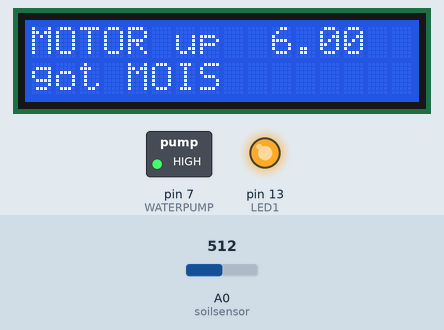
The sketch below on a simulated Arduino Uno, built with avr-gcc and run on an emulated ATmega328P. On the bench: 16×2 character LCD, switched loads named in the sketch (green lamp = pin HIGH), output pins drawn as LEDs (lit = HIGH). The inputs (shaded band) are chosen by the test bench; at power-on: A0 (soilsensor) = 512. What the sketch prints to the serial monitor is not drawn.

Above: at 1.6 s.
1.7 s: A0 (soilsensor) set to 398
At 4.3 s:
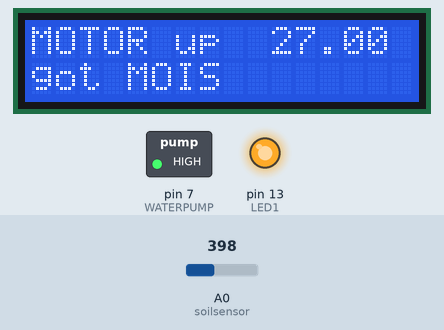
4.6 s: A0 (soilsensor) set to 378
At 7.2 s:
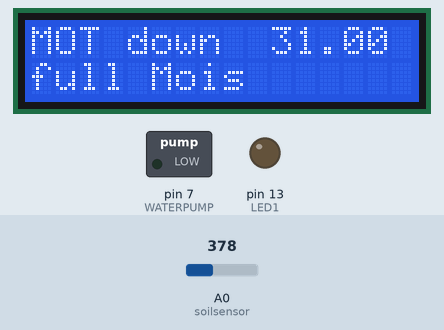
7.6 s: A0 (soilsensor) set to 511
At 9.5 s:
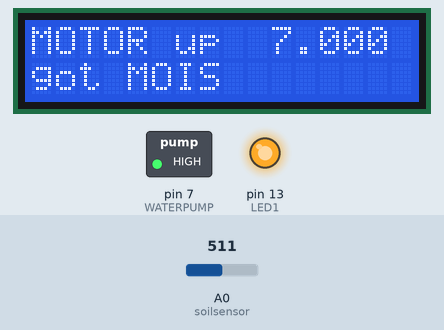
Timing chart, 0 to 11.0 s (numbered marks = the images above; inputs shaded):
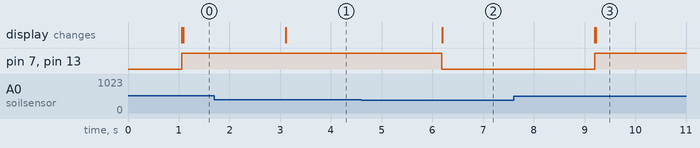

The sketch:

soil_moisture.ino
```cpp
//#include <NewPing.h>
#include <LiquidCrystal.h>

const int rs=12, en=11, d4=5, d5=4, d6=3, d7=2;
LiquidCrystal lcd(rs, en, d4, d5, d6, d7);

int WATERPUMP=7;
 float soilsensor=A0;
float output_value;
int LED1=13;
//int sensor_value=250;
float sensor_value=250;
// NewPing sonar(sensor_value);

void setup() {

  lcd.begin(16,2);
    Serial.begin(9600);
    //Serial.println("READING FROM THE SENSOR..");
  //delay(2000);
  pinMode(LED1,OUTPUT);
  pinMode(WATERPUMP,OUTPUT);
  pinMode(soilsensor,INPUT);
}


void loop() {

  output_value=analogRead(soilsensor);
  output_value=map(output_value,550,0,0,100);;
             Serial.print("MOISTURE:");
             Serial.print(output_value);
             Serial.print("%");
             Serial.println(".......");
            delay(1000);
            /*lcd.setCursor(0,0);
      lcd.print("MOISTURE=");
      lcd.setCursor(9,0);
      lcd.print(output_value);*/
      lcd.setCursor(10,0);
   lcd.print(output_value);


  /*lcd.setCursor(1,0);
  lcd.print("MOISTURE=");

  lcd.setCursor(1,1);
  lcd.print(output_value);
   delay(1000);*/

  if(output_value<30)
    {
      digitalWrite(WATERPUMP,HIGH);
      digitalWrite(LED1,HIGH);
     /* lcd.setCursor(1,1);
     lcd.print("PUMP up");
      lcd.setCursor(9,0);
       lcd.print(output_value);
       delay(1000);*/
       delay(20);

    lcd.setCursor(0,0);
    lcd.print("MOTOR up");

    lcd.setCursor(0,1);
    lcd.print("got MOIS    ");

     //delay(1000);

    }
    else
{
     digitalWrite(WATERPUMP,LOW);
     digitalWrite(LED1,LOW);
     //lcd.setCursor(1,1);
     //lcd.print("PUMP down");
      //lcd.setCursor(9,0);
       //lcd.print(output_value);


       lcd.setCursor(0,0);
      lcd.print("MOT down");
      lcd.setCursor(0,1);
      lcd.print("full Mois");


    //delay(1000);
}
}
```

Measured:
- the behaviour switches between 386 and 385 on A0 (soilsensor) (found by bisection; images 1 and 2)
- after the input at 1.7 s, the display: changes after 1.4 s (image 1)
- after the input at 4.6 s, pin 7 (WATERPUMP), pin 13 (LED1): HIGH → LOW after 1.6 s; the display: changes after 1.6 s (image 2)
- after the input at 7.6 s, pin 7 (WATERPUMP), pin 13 (LED1): LOW → HIGH after 1.6 s; the display: first changes after 1.6 s (image 3 shows a later state)
